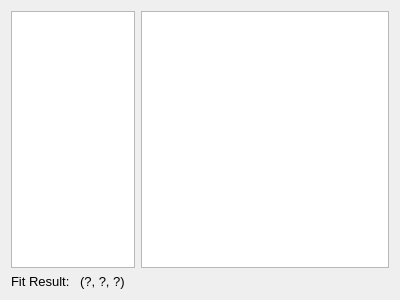
<?xml version="1.0" encoding="UTF-8"?>
<ui version="4.0">
 <class>optimizer_widget</class>
 <widget class="QWidget" name="optimizer_widget">
  <property name="geometry">
   <rect>
    <x>0</x>
    <y>0</y>
    <width>400</width>
    <height>300</height>
   </rect>
  </property>
  <property name="windowTitle">
   <string>Optimizer</string>
  </property>
  <layout class="QGridLayout" name="gridLayout" rowstretch="1,0" columnstretch="1,2">
   <item row="0" column="0">
    <widget class="ScanPlotWidget" name="optimizer_2d_scanPlotWidget">
     <property name="sizePolicy">
      <sizepolicy hsizetype="Preferred" vsizetype="Preferred">
       <horstretch>0</horstretch>
       <verstretch>0</verstretch>
      </sizepolicy>
     </property>
     <property name="minimumSize">
      <size>
       <width>100</width>
       <height>100</height>
      </size>
     </property>
     <property name="maximumSize">
      <size>
       <width>16777215</width>
       <height>16777215</height>
      </size>
     </property>
     <property name="sizeIncrement">
      <size>
       <width>0</width>
       <height>0</height>
      </size>
     </property>
     <property name="baseSize">
      <size>
       <width>0</width>
       <height>0</height>
      </size>
     </property>
    </widget>
   </item>
   <item row="0" column="1">
    <widget class="PlotWidget" name="optimizer_1d_plotWidget">
     <property name="sizePolicy">
      <sizepolicy hsizetype="Preferred" vsizetype="Preferred">
       <horstretch>0</horstretch>
       <verstretch>0</verstretch>
      </sizepolicy>
     </property>
     <property name="minimumSize">
      <size>
       <width>100</width>
       <height>100</height>
      </size>
     </property>
    </widget>
   </item>
   <item row="1" column="0" colspan="2">
    <layout class="QHBoxLayout" name="optimizer_horizontalLayout" stretch="0,0">
     <item>
      <widget class="QLabel" name="optimizer_axes_label">
       <property name="sizePolicy">
        <sizepolicy hsizetype="Preferred" vsizetype="Preferred">
         <horstretch>0</horstretch>
         <verstretch>0</verstretch>
        </sizepolicy>
       </property>
       <property name="font">
        <font>
         <pointsize>10</pointsize>
        </font>
       </property>
       <property name="text">
        <string>Fit Result: </string>
       </property>
       <property name="textInteractionFlags">
        <set>Qt::NoTextInteraction</set>
       </property>
      </widget>
     </item>
     <item>
      <widget class="QLabel" name="optimizer_position_label">
       <property name="sizePolicy">
        <sizepolicy hsizetype="Expanding" vsizetype="Preferred">
         <horstretch>0</horstretch>
         <verstretch>0</verstretch>
        </sizepolicy>
       </property>
       <property name="font">
        <font>
         <pointsize>10</pointsize>
        </font>
       </property>
       <property name="toolTip">
        <string>This text is selectable.  Copy and paste into labnotes.</string>
       </property>
       <property name="text">
        <string>(?, ?, ?)</string>
       </property>
       <property name="textInteractionFlags">
        <set>Qt::TextSelectableByKeyboard|Qt::TextSelectableByMouse</set>
       </property>
      </widget>
     </item>
    </layout>
   </item>
  </layout>
 </widget>
 <customwidgets>
  <customwidget>
   <class>ScanPlotWidget</class>
   <extends>QGraphicsView</extends>
   <header>qtwidgets.scan_plotwidget.h</header>
  </customwidget>
  <customwidget>
   <class>PlotWidget</class>
   <extends>QGraphicsView</extends>
   <header>pyqtgraph</header>
  </customwidget>
 </customwidgets>
 <resources/>
 <connections/>
</ui>
